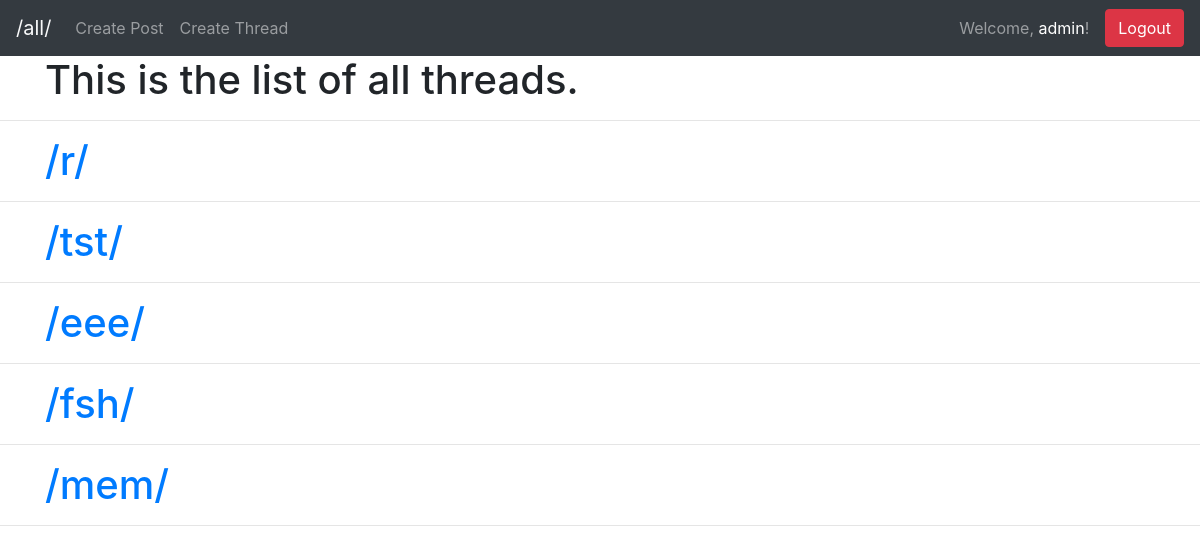
Page /threads/ (signed in) on the committed database.
### post/models.py (models this page shows, shortened)
class Thread(models.Model):
    title = models.TextField(max_length=3)

### post/views.py (the view, shortened to what this page needs)
# urls.py: path('threads/', views.Threads.as_view()),
class Threads(View):
    def get(self, request):
        thread_object = Thread.objects.all()
        context = {'thread_object': thread_object}
        return render(request, 'post/thread.html', context)

### post/templates/post/thread.html (shortened to what this page needs)
<!DOCTYPE html>
<html lang="en">
<head>
    <link rel="stylesheet" href="https://maxcdn.bootstrapcdn.com/bootstrap/4.0.0/css/bootstrap.min.css"
 />
</head>
<body>
    <nav class="navbar navbar-expand-lg navbar-dark bg-dark">
        <a class="navbar-brand text-light" href="/all/">/all/</a>
        {% if user.is_authenticated %}
        <div class="collapse navbar-collapse" id="navbarText">
            <ul class="navbar-nav mr-auto">
                <li class="nav-item">
                    <a class="nav-link" href="/new/">Create Post</a>
                </li>
                <li class="nav-item">
                    <a class="nav-link" href="/new/thread">Create Thread</a>
                </li>
            </ul>
            <span class="navbar-text mr-3">
                Welcome, <a href="/profile/{{user.id}}">{{user}}</a>!
            </span>
            <form class="form-inline" action="" method="POST">
                <button type="submit" class="btn btn-danger">Logout</button>
            </form>
        </div>
        {% endif %}
    </nav>
    <div class="container">
        <h1>This is the list of all threads.</h1>
    </div>
    <hr />
    {% for thread in thread_object %}
    <div class="container">
        <h1><a href="./{{thread.id}}">/{{thread.title}}/</a></h1>
    </div>
    <hr />
    {% endfor %}
</body>
</html>

### rows in the picture
Thread: title "r"
Thread: title "tst"
Thread: title "eee"
Thread: title "fsh"
Thread: title "mem"

### other values in the picture
{{ user }} "admin"
